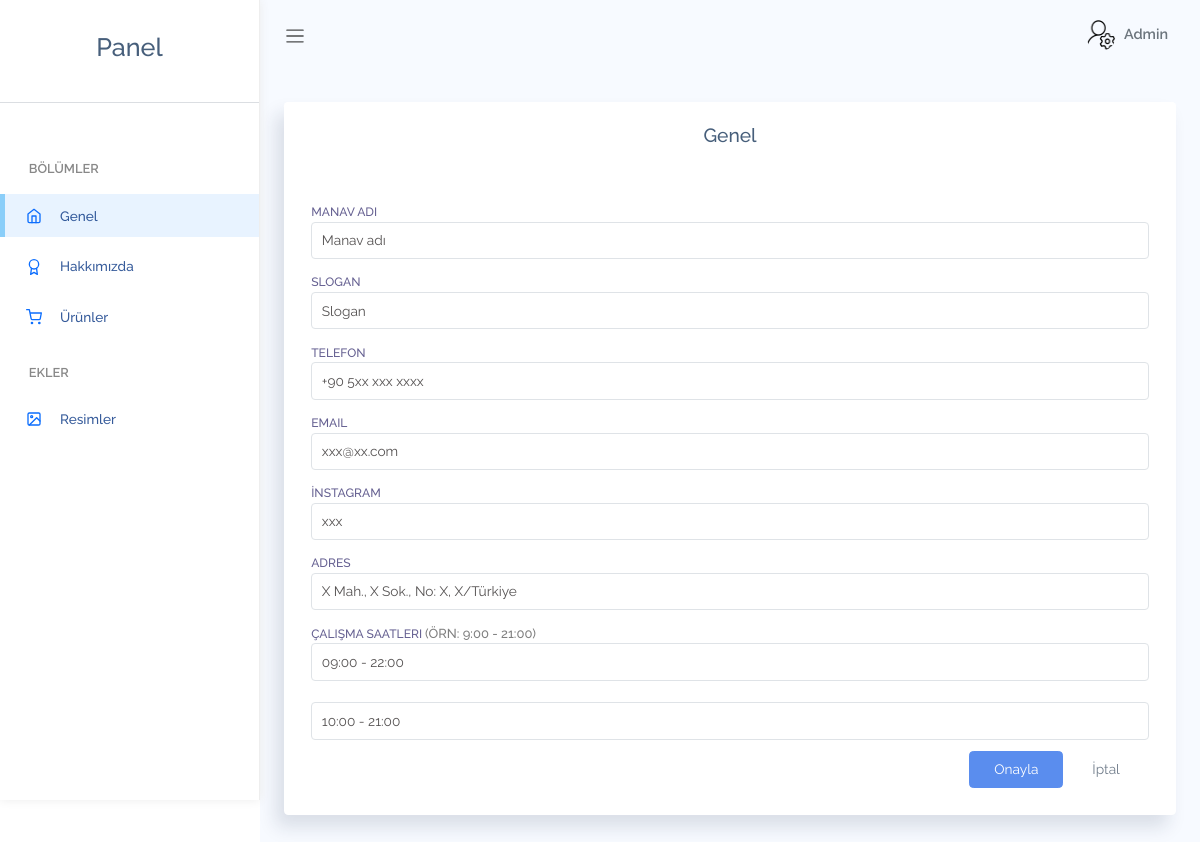
Page /admin/index.php (signed in) on the committed database.
### tables this page shows
CREATE TABLE `genel` (
  `ID` int(11) NOT NULL,
  `tur` varchar(50) NOT NULL,
  `metin` varchar(200) NOT NULL
);

CREATE TABLE `iletisim` (
  `ID` int(11) NOT NULL,
  `tur` varchar(30) NOT NULL,
  `deger` varchar(150) NOT NULL
);

### admin/index.php (the view, shortened to what this page needs)
<?php
include './head.php';
$genel_isim = $db->query("SELECT * FROM genel WHERE tur='isim'")->fetch(PDO::FETCH_ASSOC);
$genel_slogan = $db->query("SELECT * FROM genel WHERE tur='slogan'")->fetch(PDO::FETCH_ASSOC);
$adres = $db->query("SELECT * FROM iletisim WHERE tur='adres'")->fetch(PDO::FETCH_ASSOC);
$telefon = $db->query("SELECT * FROM iletisim WHERE tur='telefon'")->fetch(PDO::FETCH_ASSOC);
$email = $db->query("SELECT * FROM iletisim WHERE tur='email'")->fetch(PDO::FETCH_ASSOC);
$instagram = $db->query("SELECT * FROM iletisim WHERE tur='instagram'")->fetch(PDO::FETCH_ASSOC);
$haftaici_saatler = $db->query("SELECT * FROM iletisim WHERE tur='haftaici-saatler'")->fetch(PDO::FETCH_ASSOC);
$haftasonu_saatler = $db->query("SELECT * FROM iletisim WHERE tur='haftasonu-saatler'")->fetch(PDO::FETCH_ASSOC);
?>
<div class="main-content container-fluid">
	<div class="card">
		<div class="card-header">
			<h4 class="card-title text-center">Genel</h4>
		</div>
		<div class="card-content">
			<div class="card-body">
				<form action="" method="POST" class="form form-vertical">
					<div class="form-body">
						<div class="row">
							<div class="col-12">
								<div class="form-group">
									<label for="first-name-vertical">Manav adı</label>
									<input type="text" id="first-name-vertical" class="form-control" name="isim" placeholder="Manav adı" maxlength="50" value="<?php echo $genel_isim['metin']; ?>">
								</div>
							</div>
							<div class="col-12">
								<div class="form-group">
									<label for="email-id-vertical">Slogan</label>
									<input type="text" id="email-id-vertical" class="form-control" name="slogan" placeholder="Slogan" maxlength="200" value="<?php echo $genel_slogan['metin']; ?>">
								</div>
							</div>
							<div class="col-12">
								<div class="form-group">
									<label for="contact-info-vertical">Telefon</label>
									<input type="text" id="contact-info-vertical" class="form-control" name="telefon" placeholder="Telefon" value="<?php echo $telefon['deger']; ?>">
								</div>
							</div>
							<div class="col-12">
								<div class="form-group">
									<label for="password-vertical">Email</label>
									<input type="email" id="password-vertical" class="form-control" name="email" placeholder="Email" value="<?php echo $email['deger']; ?>">
								</div>
							</div>
							<div class="col-12">
								<div class="form-group">
									<label for="password-vertical">İnstagram</label>
									<input type="text" id="password-vertical" class="form-control" name="instagram" placeholder="Kullanıcı adı" value="<?php echo $instagram['deger']; ?>">
								</div>
							</div>
							<div class="col-12">
								<div class="form-group">
									<label for="password-vertical">Adres</label>
									<input type="text" id="password-vertical" class="form-control" name="adres" placeholder="Adres" value="<?php echo $adres['deger']; ?>">
								</div>
							</div>
							<div class="col-12">
								<div class="form-group">
									<label for="password-vertical">Çalışma saatleri <span style="color:gray; font-size:small">(örn: 9:00 - 21:00)</span></label>
									<input type="text" id="password-vertical" class="form-control" name="haftaici-saatler" placeholder="Hatfa içi" value="<?php echo $haftaici_saatler['deger']; ?>">
									<br>
									<input type="text" id="password-vertical" class="form-control" name="haftasonu-saatler" placeholder="Hafta sonu" value="<?php echo $haftasonu_saatler['deger']; ?>">
								</div>
							</div>
							<div class="col-12 d-flex justify-content-end">
								<button type="submit" class="btn btn-primary me-1 mb-1">Onayla</button>
								<button type="reset" class="btn btn-light-secondary me-1 mb-1">İptal</button>
							</div>
						</div>
					</div>
				</form>
			</div>
		</div>
	</div>
</div>
<?php include './footer.php'; ?>

### admin/assets/css/app.css (style rules this page uses)
* { font-family:Raleway }
#main .main-content { padding:2rem 1.5rem }
a,button { outline:0 }
.btn.btn-danger,.btn.btn-dark,.btn.btn-info,.btn.btn-light,.btn.btn-link,.btn.btn-primary,.btn.btn-secondary,.btn.btn-success,.btn.btn-warning { color:#fff }
.form-group { margin-bottom:.7rem }
.form-group label { font-size:.755rem;text-transform:uppercase;color:rgba(35,28,99,.7);font-weight:500 }
.card { box-shadow:-8px 12px 18px 0 rgba(25,42,70,.13);margin-bottom:2.2rem }
.card .card-header { border:none }
.card .card-header h4 { font-size:1.2rem }
.card .card-content { position:relative }
.card .card-title { font-size:1.2rem }
.card .card-body { padding:1.4rem 1.7rem }

### rows in the picture
genel: isim "Manav adı"
genel: slogan "Slogan"
iletisim: telefon "+90 5xx xxx xxxx"
iletisim: email "xxx@xx.com"
iletisim: instagram "xxx"
iletisim: adres "X Mah., X Sok., No: X, X/Türkiye"
iletisim: haftaici-saatler "09:00 - 22:00"
iletisim: haftasonu-saatler "10:00 - 21:00"

### other values in the picture
$_SESSION['login'] "Admin"
